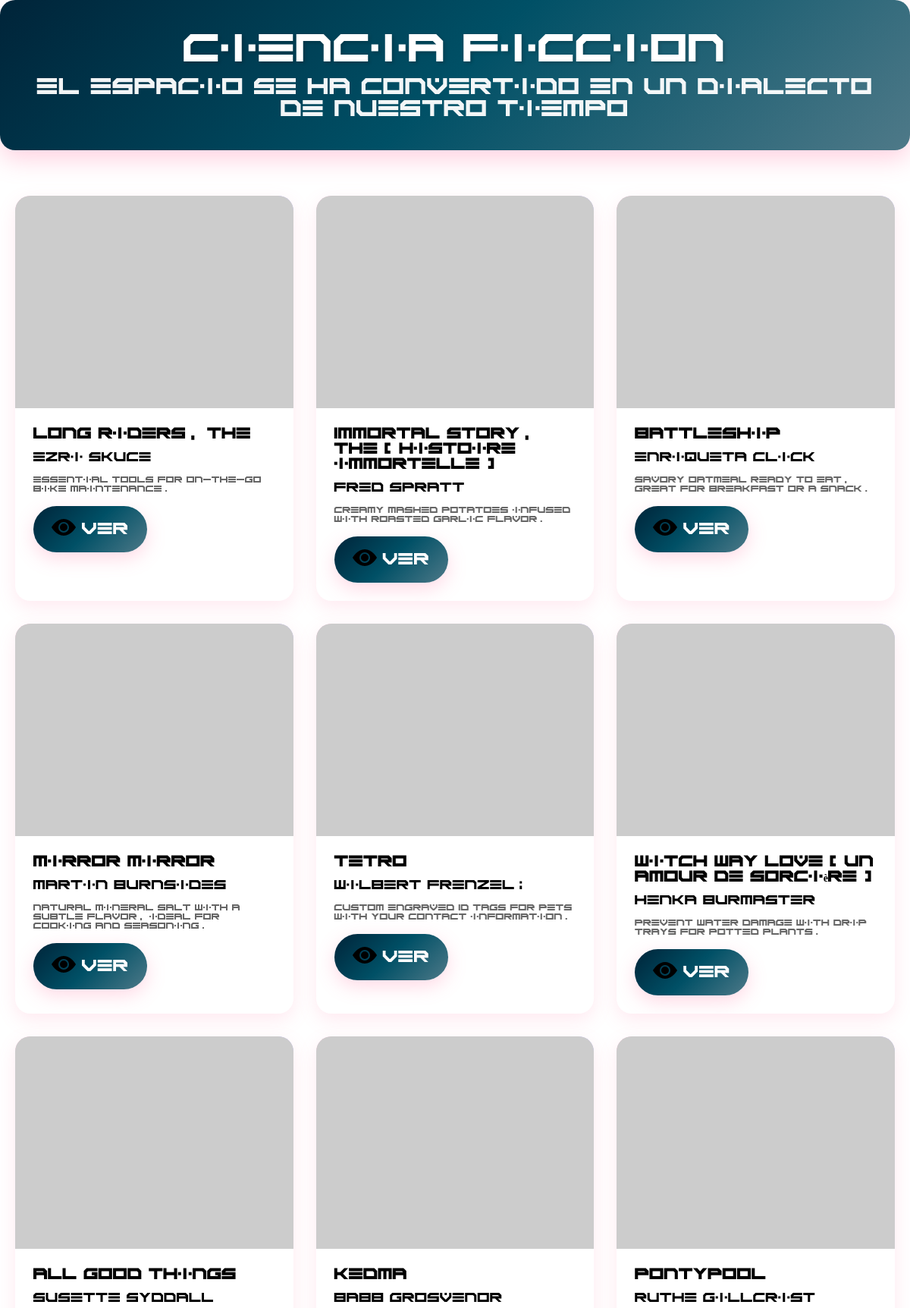
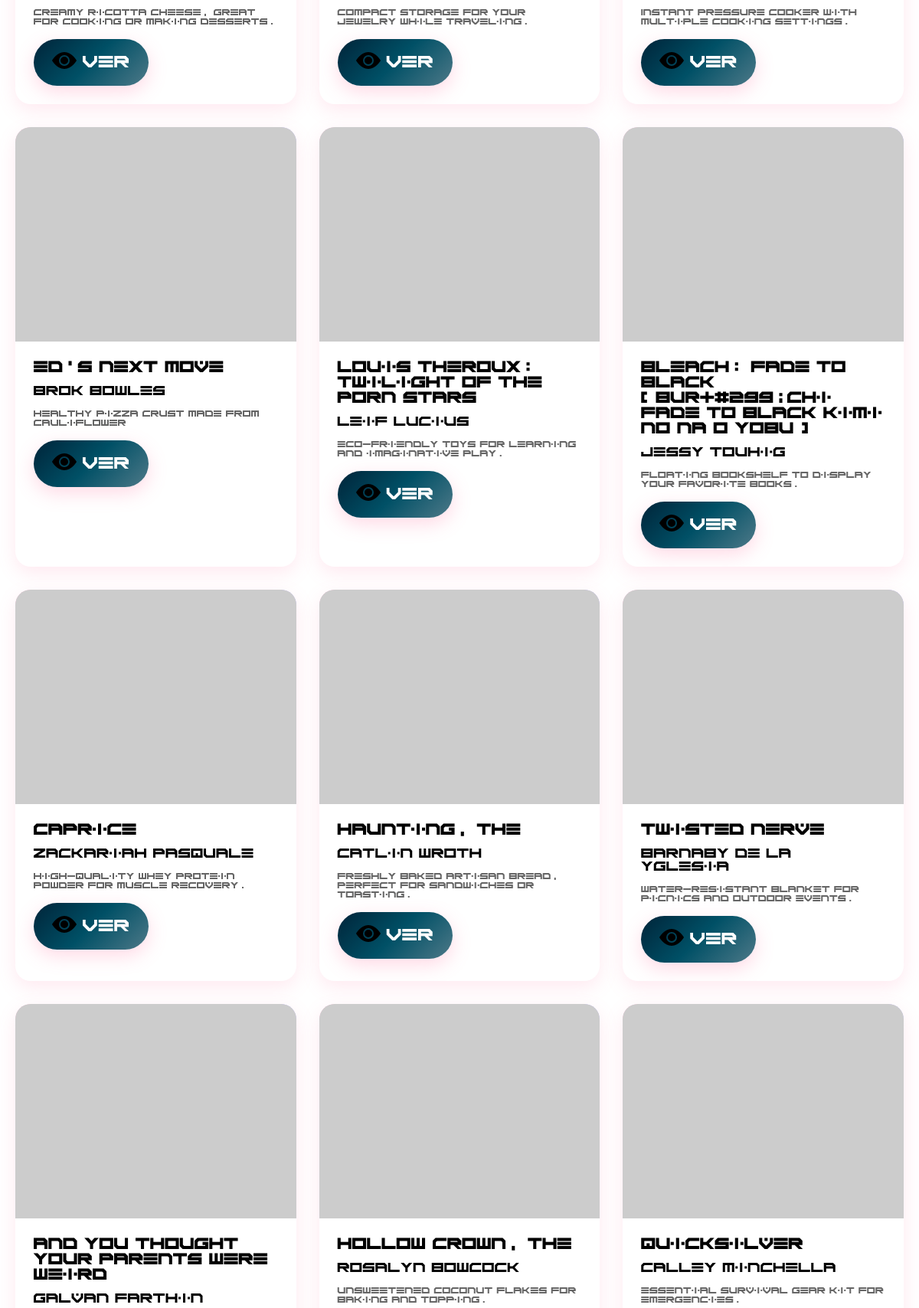
Screenshot of /BCine/Ciencia-Ficcion/ (upper part) with the database file from the repository (2 pictures, top to bottom).
### BCine/models.py (models this page shows, shortened)
class PelisFiccion(models.Model):
    nombre = models.CharField(max_length=100)   #Nombre de la pelicula
    imagen = models.ImageField(null=True)   #Imagen de la pelicula en cartelera
    director = models.CharField(max_length=25,null=True) # Nombre del director
    descripcion = models.TextField(blank=True)  #Descripcion breve de la pelicula

### BCine/views.py (the view)
# urls.py: path('BCine/Ciencia-Ficcion/',views.pelisCienciaFiccion,name='sitio_ciencia_ficcion'),
def pelisCienciaFiccion(request):
    peliculasFC= PelisFiccion.objects.all()
    return render(request, "Ciencia_Ficcion.html",{'peliculasFC':peliculasFC})

### BCine/templates/Ciencia_Ficcion.html (shortened to what this page needs)
<!DOCTYPE html>
<html lang="es">
<head>
<link rel="stylesheet" href="/static/Pagina_Ciencia_Ficcion/Ciencia_Ficcion.css">
  <path d="M10.5 8a2.5 2.5 0 1 1-5 0 2.5 2.5 0 0 1 5 0"/>
  <path d="M0 8s3-5.5 8-5.5S16 8 16 8s-3 5.5-8 5.5S0 8 0 8m8 3.5a3.5 3.5 0 1 0 0-7 3.5 3.5 0 0 0 0 7"/>
</head>
<body>
<div class="header">
    <h1 style="font-family:'Scifi Adventure Regular';font-weight:normal;font-size:36px">Ciencia Ficcion</h1>
    <p style="font-family:'Scifi Adventure Regular';font-weight:normal;font-size:21px">El espacio se ha convertido en un dialecto de nuestro tiempo</p>
</div>
<div class="container">
{% for x in peliculasFC %}
    <div class="card" data-nombre="{{ x.nombre }}">
        <div class="card-image">
            <img src="{{ x.imagen }}" alt="{{ x.nombre }}" onerror="this.style.display='none'; this.parentElement.innerHTML='✨'">
        </div>
        <div class="card-content">
            <h4 style="font-family:'Scifi Adventure Regular';font-weight:normal;font-size:14px"><b>{{ x.nombre }}</b></h4>
            {% if x.director%}
            <div style="font-family:'Scifi Adventure Regular';font-weight:normal;font-size:12px" class="price">{{ x.director }}</div>
            {% endif%}
            {% if x.descripcion %}
            <p style="font-family:'Scifi Adventure Regular';font-weight:normal;font-size:8px" class="description">{{ x.descripcion }}</p>
            {% endif %}
            <button style="font-family:'Scifi Adventure Regular';font-weight:normal;font-size:15px" class="btn" onclick="parent.location='/BCine/ver/'">Ver</button>
        </div>
    </div>
{% endfor %}
</div>
</html>

### BCine/static/Pagina_Ciencia_Ficcion/Ciencia_Ficcion.css (style rules this page uses)
* { margin: 0; padding: 0; box-sizing: border-box; }
.header { text-align: center; padding: 40px 20px; background: linear-gradient(135deg, #002439, #005066, #4e7988); border-radius: 20px; margin-bottom: 40px; box-shadow: 0 12px 32px rgba(255, 107, 157, 0.3); }
.header h1 { color: white; font-size: 3em; font-weight: bold; margin-bottom: 10px; text-shadow: 2px 2px 4px rgba(0,0,0,0.2); }
.header p { color: rgba(255,255,255,0.95); font-size: 1.2em; }
.container { max-width: 1400px; margin: 0 auto; display: grid; grid-template-columns: repeat(auto-fill, minmax(280px, 1fr)); gap: 30px; padding: 20px; }
.card { background: white; border-radius: 20px; overflow: hidden; box-shadow: 0 8px 24px rgba(255, 107, 157, 0.15); transition: all 0.3s cubic-bezier(0.68, -0.55, 0.265, 1.55); animation: fadeIn 0.5s ease-out; }
.card-image { width: 100%; height: 280px; background: linear-gradient(135deg, #ffc3dd, #c7b3ff, #b3e5ff); display: flex; align-items: center; justify-content: center; font-size: 4em; position: relative; overflow: hidden; }
.card-image::before { content: ''; position: absolute; top: -50%; left: -50%; width: 200%; height: 200%; background: repeating-linear-gradient( 45deg, transparent, transparent 10px, rgba(255,255,255,.1) 10px, rgba(255,255,255,.1) 20px ); animation: shimmer 20s linear infinite; }
.card-image img { width: 100%; height: 100%; object-fit: cover; position: relative; z-index: 1; }
.card-content { padding: 24px; }
.card-content h4 { color: var(--text-dark); font-size: 1.4em; margin-bottom: 12px; font-weight: bold; }
.card-content .description { color: #666; font-size: 0.95em; margin-bottom: 16px; line-height: 1.5; }
.card-content .price { color: var(--primary-pink); font-size: 1.8em; font-weight: bold; margin-bottom: 16px; }
.btn { display: inline-flex; align-items: center; gap: 8px; background: linear-gradient(135deg, #002439, #005066, #4e7988, #78cce2, #e4eff0); background-size: 200% 200%; color: white; padding: 12px 24px; border: none; border-radius: 50px; font-size: 1em; font-weight: bold; cursor: pointer; transition: all 0.3s ease; text-decoration: none; box-shadow: 0 8px 24px rgba(255, 107, 157, 0.25); animation: rainbow 3s ease infinite; }
.btn::before { content: url("/static/Pagina_Ciencia_Ficcion/iconos/eye-fill.svg"); font-size: 1.2em; }

### rows the page displays
PelisFiccion: nombre "Long Riders, The", director "Ezri Skuce", descripcion "Essential tools for on-the-go bike maintenance."
PelisFiccion: nombre "Immortal Story, The (Histoire immortelle)", director "Fred Spratt", descripcion "Creamy mashed potatoes infused with roasted garlic flavor."
PelisFiccion: nombre "Battleship", director "Enriqueta Click", descripcion "Savory oatmeal ready to eat, great for breakfast or a snack."
PelisFiccion: nombre "Mirror Mirror", director "Martin Burnsides", descripcion "Natural mineral salt with a subtle flavor, ideal for cooking and seasoning."
PelisFiccion: nombre "Tetro", director "Wilbert Frenzel;", descripcion "Custom engraved ID tags for pets with your contact information."
PelisFiccion: nombre "Witch Way Love (Un amour de sorcière)", director "Henka Burmaster", descripcion "Prevent water damage with drip trays for potted plants."
PelisFiccion: nombre "All Good Things", director "Susette Syddall", descripcion "Creamy ricotta cheese, great for cooking or making desserts."
PelisFiccion: nombre "Kedma", director "Babb Grosvenor", descripcion "Compact storage for your jewelry while traveling."
PelisFiccion: nombre "Pontypool", director "Ruthe Gillcrist", descripcion "Instant pressure cooker with multiple cooking settings."
PelisFiccion: nombre "Ed's Next Move", director "Brok Bowles", descripcion "Healthy pizza crust made from cauliflower"
PelisFiccion: nombre "Louis Theroux: Twilight of the Porn Stars", director "Leif Lucius", descripcion "Eco-friendly toys for learning and imaginative play."
PelisFiccion: nombre "Bleach: Fade to Black (Bur&#299;chi Fade to Black Kimi no Na o Yobu)", director "Jessy Touhig", descripcion "Floating bookshelf to display your favorite books."
PelisFiccion: nombre "Caprice", director "Zackariah Pasquale", descripcion "High-quality whey protein powder for muscle recovery."
PelisFiccion: nombre "Haunting, The", director "Catlin Wroth", descripcion "Freshly baked artisan bread, perfect for sandwiches or toasting."
PelisFiccion: nombre "Twisted Nerve", director "Barnaby De la Yglesia", descripcion "Water-resistant blanket for picnics and outdoor events."
PelisFiccion: nombre "And You Thought Your Parents Were Weird", director "Galvan Farthin"
PelisFiccion: nombre "Hollow Crown, The", director "Rosalyn Bowcock", descripcion "Unsweetened coconut flakes for baking and topping."
PelisFiccion: nombre "Quicksilver", director "Calley Minchella", descripcion "Essential survival gear kit for emergencies."
